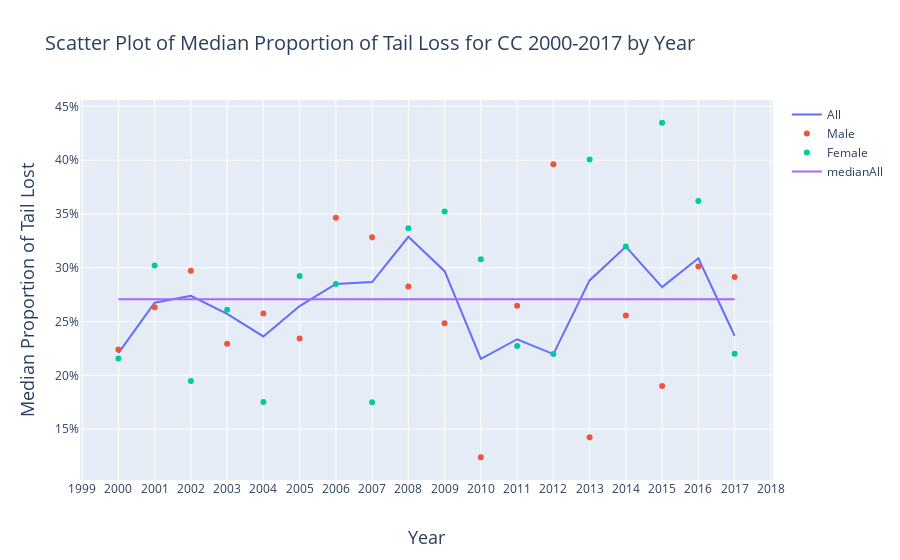

Here is the notebook cell this chart was saved with:
### Code cell
male = go.Scatter(x=dfYearlyEst.loc[(dfYearlyEst.autotomized)&(dfYearlyEst.sex=='m')]['year'],
          y=dfYearlyEst.loc[(dfYearlyEst.autotomized)&(dfYearlyEst.sex=='m')]['50%'],
                  name = 'Male',mode='markers')
female = go.Scatter(x=dfYearlyEst.loc[(dfYearlyEst.autotomized)&(dfYearlyEst.sex=='f')]['year'],
          y=dfYearlyEst.loc[(dfYearlyEst.autotomized)&(dfYearlyEst.sex=='f')]['50%'],
                  name = 'Female',mode='markers')
All = go.Scatter(x=dfYearlyEst.loc[(dfYearlyEst.autotomized)]['year'],
          y=dfYearlyEst.loc[(dfYearlyEst.autotomized)]['50%_all'],
                    name = 'All',mode='lines',marker=dict(size=20,opacity=0.5,line=dict(width=2)))
medianAll = go.Scatter(x=[dfYearlyEst.loc[(dfYearlyEst.autotomized)]['year'].describe()['min'],
                          dfYearlyEst.loc[(dfYearlyEst.autotomized)]['year'].describe()['max']],
                      y=[dfYearlyEst.loc[(dfYearlyEst.autotomized)]['50%_all'].median(),
                        dfYearlyEst.loc[(dfYearlyEst.autotomized)]['50%_all'].median()],
                         name='medianAll',mode='lines')
data = [All,male,female,medianAll]
layout = go.Layout(
    title = 'Scatter Plot of Median Proportion of Tail Loss for CC 2000-2017 by Year',
    titlefont = dict(
        size = 20),
    xaxis = dict(
        dtick = 1,
        title = 'Year',
        titlefont = dict(
            size = 18)),
    yaxis = dict(
        title = 'Median Proportion of Tail Lost',
        tickformat = ".0%",
        titlefont = dict(
            size = 18)),
    boxmode= 'group')

fig = go.Figure(
        data = data,
        layout = layout)
# fig.update_xaxes(range=[0,dfYearlyEst.loc[(dfYearlyEst.autotomized)]['count_all'].describe()['max']+1])
# fig.update_yaxes(range=[0,1])

iplot(fig, filename = 'Scatter Plot of Median Proportion of Tail Loss for CC 2000-2017 by Year.html')
plot(fig, filename = 'Scatter Plot of Median Proportion of Tail Loss for CC 2000-2017 by Year.html')

### Figure 1 — Plotly figure (JSON) as saved in the notebook; plotly's stock layout.template omitted (floating-point values rounded to 4 significant figures)
{"data": [{"marker": {"line": {"width": 2}, "opacity": 0.5, "size": 20}, "mode": "lines", "name": "All", "type": "scatter", "x": [2000, 2000, 2001, 2001, 2002, 2002, 2003, 2003, 2004, 2004, 2005, 2005, 2006, 2006, 2007, 2007, 2008, 2008, 2009, 2009, 2010, 2010, 2011, 2011, 2012, 2012, 2013, 2013, 2014, 2014, 2015, 2015, 2016, 2016, 2017, 2017], "y": [0.2207, 0.2207, 0.2674, 0.2674, 0.2739, 0.2739, 0.2571, 0.2571, 0.2362, 0.2362, 0.2644, 0.2644, 0.2849, 0.2849, 0.2867, 0.2867, 0.3288, 0.3288, 0.2968, 0.2968, 0.2152, 0.2152, 0.2335, 0.2335, 0.2197, 0.2197, 0.2882, 0.2882, 0.3197, 0.3197, 0.2821, 0.2821, 0.3088, 0.3088, 0.2367, 0.2367]}, {"mode": "markers", "name": "Male", "type": "scatter", "x": [2000, 2001, 2002, 2003, 2004, 2005, 2006, 2007, 2008, 2009, 2010, 2011, 2012, 2013, 2014, 2015, 2016, 2017], "y": [0.2241, 0.2633, 0.2972, 0.2293, 0.2574, 0.2343, 0.3464, 0.3284, 0.2825, 0.2483, 0.1238, 0.2646, 0.3962, 0.1423, 0.2556, 0.19, 0.3012, 0.2913]}, {"mode": "markers", "name": "Female", "type": "scatter", "x": [2000, 2001, 2002, 2003, 2004, 2005, 2006, 2007, 2008, 2009, 2010, 2011, 2012, 2013, 2014, 2015, 2016, 2017], "y": [0.2156, 0.3022, 0.1947, 0.261, 0.1753, 0.2922, 0.2849, 0.175, 0.3366, 0.3522, 0.3078, 0.2273, 0.2197, 0.4006, 0.3197, 0.4348, 0.362, 0.22]}, {"mode": "lines", "name": "medianAll", "type": "scatter", "x": [2000, 2017], "y": [0.2707, 0.2707]}], "layout": {"boxmode": "group", "title": {"font": {"size": 20}, "text": "Scatter Plot of Median Proportion of Tail Loss for CC 2000-2017 by Year"}, "xaxis": {"dtick": 1, "title": {"font": {"size": 18}, "text": "Year"}}, "yaxis": {"tickformat": ".0%", "title": {"font": {"size": 18}, "text": "Median Proportion of Tail Lost"}}}}
